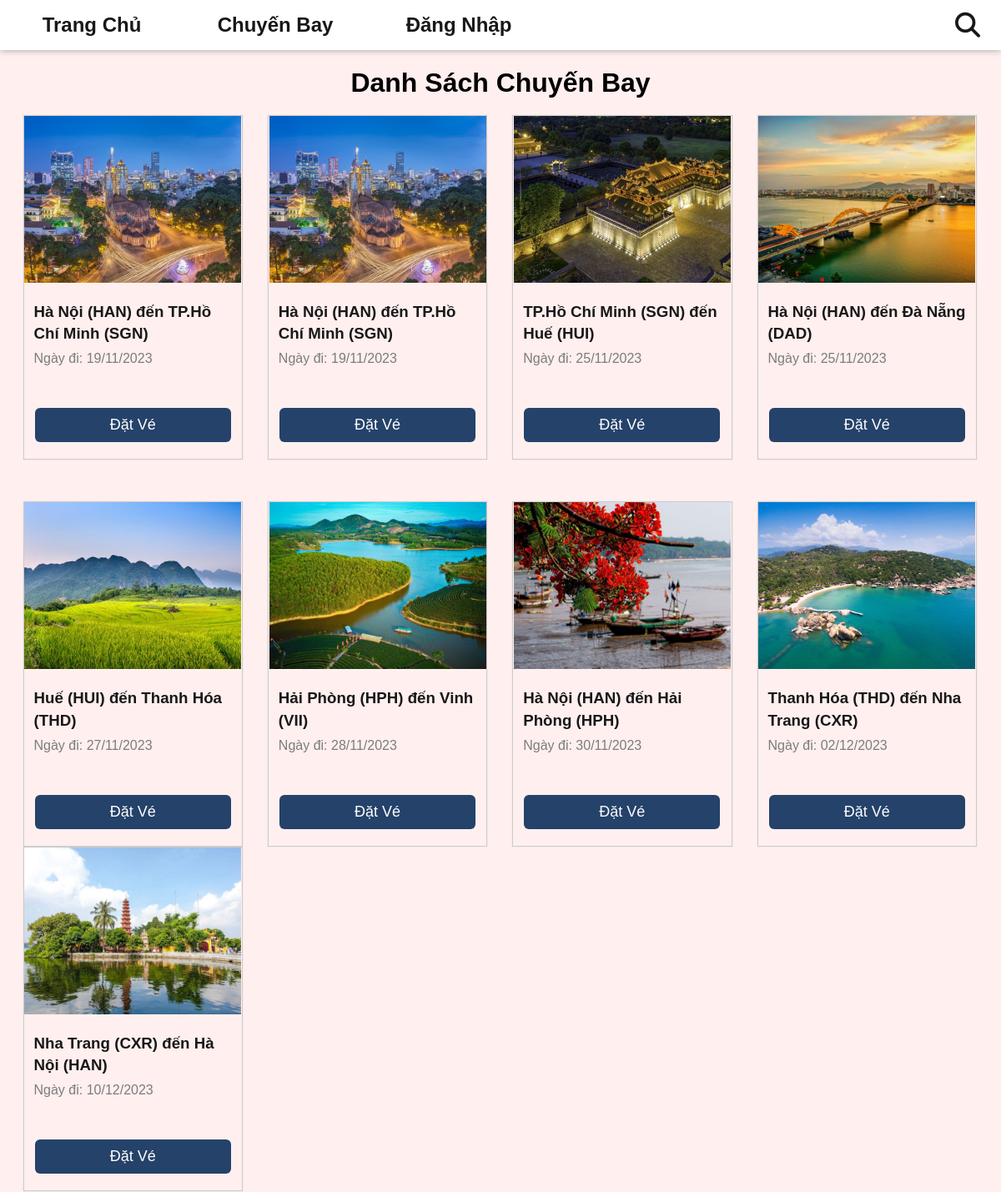
/index.php?act=dscb (upper part), run on an earlier commit of the app's database.
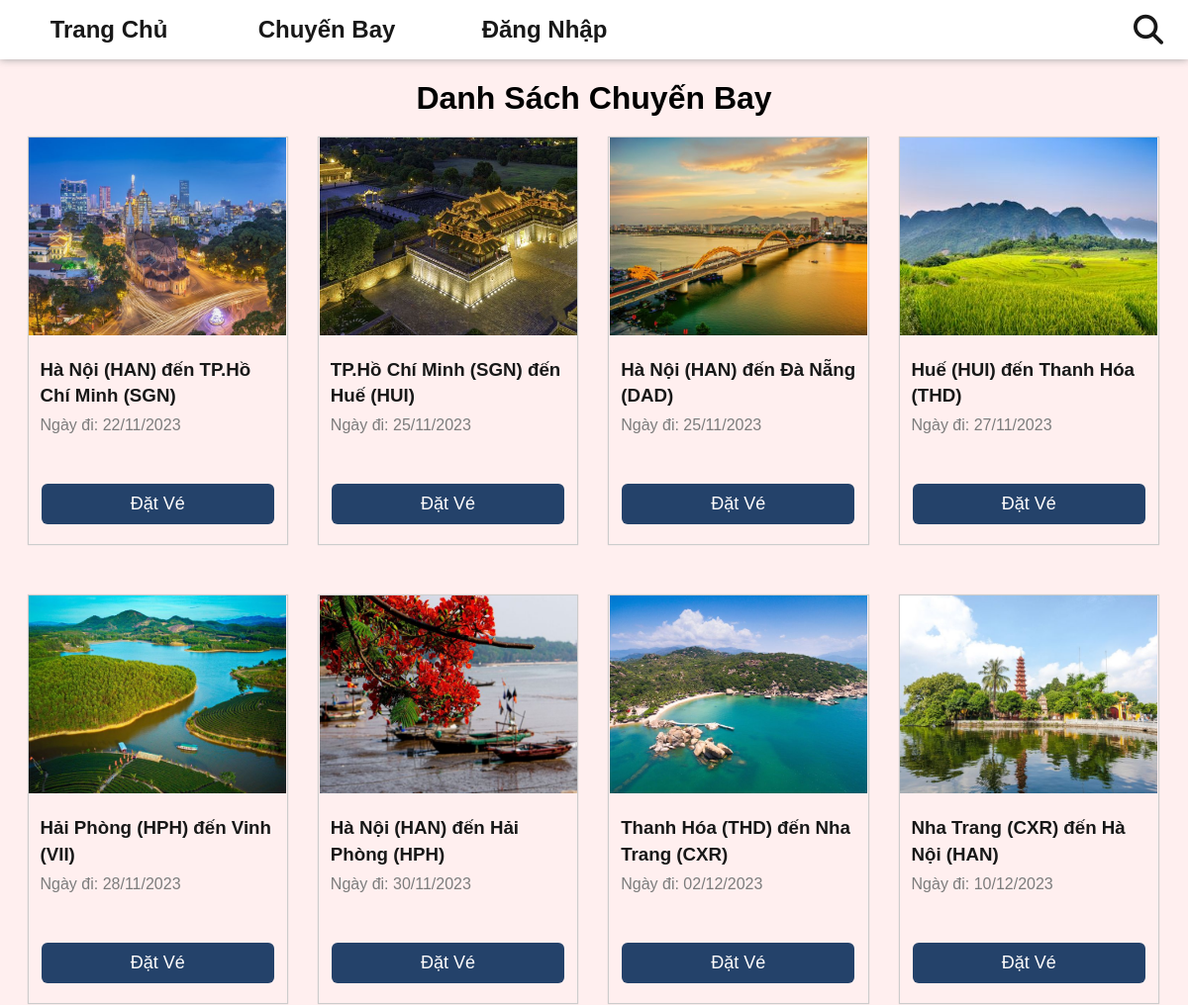
And on a later commit of the database.
### tables this page shows
CREATE TABLE `chuyen_bay` (
  `id` int(11) NOT NULL,
  `ten_may_bay` varchar(255) NOT NULL,
  `id_diemDi` int(11) NOT NULL,
  `id_diemDen` int(11) NOT NULL,
  `ngay_khoi_hanh` date NOT NULL,
  `thoi_gian_di` datetime NOT NULL,
  `thoi_gian_den` datetime NOT NULL,
  `trang_thai` varchar(255) NOT NULL
);

CREATE TABLE `dia_diem` (
  `id` int(11) NOT NULL,
  `ten` varchar(255) NOT NULL,
  `img` varchar(255) NOT NULL
);

### model/pdo.php (called while the page is built, shortened)
<?php
function pdo_get_connection(){
    $servername = "localhost";
    $username = "root";
    $password = "";
    try {
        $conn = new PDO("mysql:host=$servername;dbname=dat_ve_may_bay", $username, $password);
        $conn->setAttribute(PDO::ATTR_ERRMODE, PDO::ERRMODE_EXCEPTION);
        return $conn;
    } catch(PDOException $e) {
        echo "Connection failed: " . $e->getMessage();
    }
}
function pdo_query($sql){
    $sql_args=array_slice(func_get_args(),1);
    try{
        $conn=pdo_get_connection();
        $stmt=$conn->prepare($sql);
        $stmt->execute($sql_args);
        $rows=$stmt->fetchAll();
        return $rows;
    }
    catch(PDOException $e){
        throw $e;
    }
    finally{
        unset($conn);
    }
}
?>

### model/chuyenbay.php (called while the page is built, shortened)
<?php
    function loadall_chuyenbay($page) {
        if($page == "admin") $sql = "SELECT * FROM chuyen_bay WHERE 1";
        else {
            $sql = "SELECT cb.*,
            dd_di.ten AS diem_di,
            dd_den.ten AS diem_den,
            dd_den.img AS img_den
            FROM chuyen_bay cb
            JOIN dia_diem dd_di ON cb.id_diemDi = dd_di.id
            JOIN dia_diem dd_den ON cb.id_diemDen = dd_den.id
            WHERE cb.trang_thai LIKE '%chua bay%'
            ORDER BY cb.ngay_khoi_hanh
            ";
        }
        $list = pdo_query($sql);
        return $list;
    }
    function load_cb_home () {
        $sql = "SELECT cb.*,
        dd_di.ten AS diem_di,
        dd_den.ten AS diem_den,
        dd_den.img AS img_den
        FROM chuyen_bay cb
        JOIN dia_diem dd_di ON cb.id_diemDi = dd_di.id
        JOIN dia_diem dd_den ON cb.id_diemDen = dd_den.id
        WHERE cb.trang_thai LIKE '%chua bay%'
        GROUP BY cb.id_diemDi, cb.id_diemDen
        ORDER BY cb.ngay_khoi_hanh
        LIMIT 8;
        ";
        $list = pdo_query($sql);
        return $list;
    }
?>

### view/datve/dschuyenbay.php (the view)
<div class="content">
    <div id="tickets" class="tickets">
        <h1><?= (isset($mess)) ? $mess : "Danh Sách Chuyến Bay";?></h1>
        <div class="tickets-content">
            <div class="tikets-buy">
                <div class="row-item">
                    <?php
                    $i = 1;
                    foreach ($listCb as $value) {
                        extract($value);
                    ?>
                        <div class="item">
                            <img src="upload/<?= $img_den ?>" alt="ảnh lỗi">
                            <div class="item-text">
                                <h3><?= $diem_di ?> đến <?= $diem_den ?></h3>
                                <p class="date">Ngày đi: <?= date('d/m/Y', strtotime($ngay_khoi_hanh)) ?></p>
                            </div>
                            <a href="<?= (isset($_SESSION['user']) ? "index.php?act=datve&id=$id" : "index.php?act=dangnhap") ?>" class="btn-buy">Đặt Vé</a>
                        </div>
                        <?php if ($i % 4 == 0) { ?>
                </div>
                <div class="row-item">
            <?php }
                        $i++;
                    }
            ?>
                </div>
            </div>
        </div>
    </div>
</div>

What changed in the data, as far as the page shows it:
no longer on this page (row edited): chuyen_bay: id_diemDen.img (picture), id_diemDi.ten "Hà Nội (HAN)", id_diemDen.ten "TP.Hồ Chí Minh (SGN)", ngay_khoi_hanh "19/11/2023"
changed chuyen_bay (number 1 of 8 on the later page): ngay_khoi_hanh "19/11/2023" → "22/11/2023"
